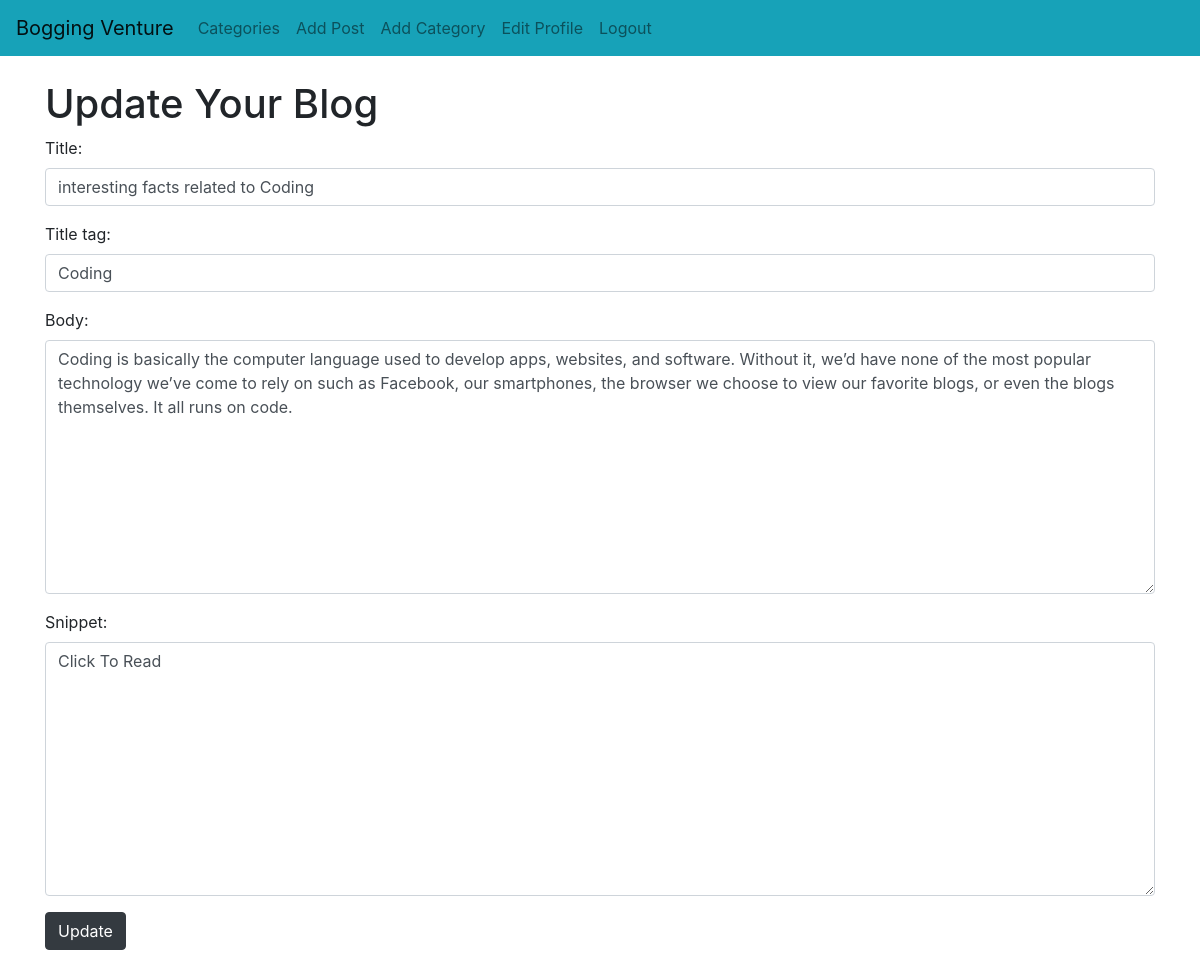
The page /article/edit/7 (signed in) on the database its author committed.
### blogapp/models.py (models this page shows, shortened)
class Post(models.Model):
    title = models.CharField(max_length=300)
    title_tag = models.CharField(max_length=300)
    author = models.ForeignKey(User, on_delete=models.CASCADE)
    body = models.TextField()
    post_date = models.DateField(auto_now_add=True)
    category = models.CharField(max_length=300, default='uncategorized')
    snippet = models.CharField(max_length=255)
    likes = models.ManyToManyField(User, related_name='blog_posts')

### blogapp/views.py (the view)
# urls.py: path('article/edit/<int:pk>', UpdatePostView.as_view(), name='update_post'),
class UpdatePostView(UpdateView):
    model = Post
    form_class = EditForm
    template_name = 'update_post.html'

### blogapp/forms.py
class EditForm(forms.ModelForm):
	class Meta:
		model = Post
		fields = ('title', 'title_tag', 'body', 'snippet')
		widgets = {
			'title': forms.TextInput(attrs={'class': 'form-control'}),
			'title_tag': forms.TextInput(attrs={'class': 'form-control'}),
			'body': forms.Textarea(attrs={'class': 'form-control'}),
			'snippet': forms.Textarea(attrs={'class': 'form-control'}),
		}

### blogapp/templates/update_post.html (shortened to what this page needs)
{% extends 'base.html' %}
{% block content %}
{% if user.is_authenticated %}
    {% if user.id == post.author.id %}
        <h1>Update Your Blog</h1>
        <div class="form-group">
            <form method="POST">
                {{ form.as_p }}
                <button class="btn btn-dark">Update</button>
            </form>
        </div>
    {% else %}
        You are not verified here
    {% endif %}
{% else %}
You are not verified here
{% endif %}
{% endblock %}

### rows shown on the page
Post: title "interesting facts related to Coding", title_tag "Coding", body "Coding is basically the computer language used to develop apps, websites, and software. Without it, we’d have none of the most popular technology we’ve come to rely on such as Facebook, our smartphones, the browser we choose to view our favorite blogs, or even the blogs themselves. It all runs on code.", snippet "Click To Read"
